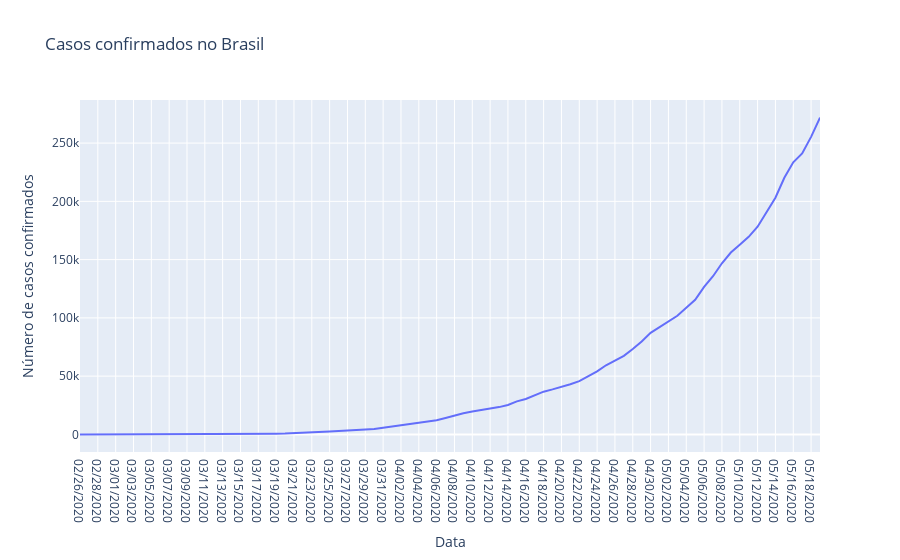

Notebook code for this chart:
### Code cell
px.line(brasil, 'observationdate', 'confirmed', 
        labels={'observationdate':'Data', 'confirmed':'Número de casos confirmados'},
       title='Casos confirmados no Brasil')

### Figure 1 — Plotly figure (JSON) as saved in the notebook; plotly's stock layout.template omitted (floating-point values rounded to 4 significant figures)
{"data": [{"hovertemplate": "Data=%{x}<br>Número de casos confirmados=%{y}<extra></extra>", "legendgroup": "", "line": {"color": "#636efa", "dash": "solid"}, "marker": {"symbol": "circle"}, "mode": "lines", "name": "", "orientation": "v", "showlegend": false, "type": "scatter", "x": ["02/26/2020", "02/27/2020", "02/28/2020", "02/29/2020", "03/01/2020", "03/02/2020", "03/03/2020", "03/04/2020", "03/05/2020", "03/06/2020", "03/07/2020", "03/08/2020", "03/09/2020", "03/10/2020", "03/11/2020", "03/12/2020", "03/13/2020", "03/14/2020", "03/15/2020", "03/16/2020", "03/17/2020", "03/18/2020", "03/19/2020", "03/20/2020", "03/21/2020", "03/22/2020", "03/23/2020", "03/24/2020", "03/25/2020", "03/26/2020", "03/27/2020", "03/28/2020", "03/29/2020", "03/30/2020", "03/31/2020", "04/01/2020", "04/02/2020", "04/03/2020", "04/04/2020", "04/05/2020", "04/06/2020", "04/07/2020", "04/08/2020", "04/09/2020", "04/10/2020", "04/11/2020", "04/12/2020", "04/13/2020", "04/14/2020", "04/15/2020", "04/16/2020", "04/17/2020", "04/18/2020", "04/19/2020", "04/20/2020", "04/21/2020", "04/22/2020", "04/23/2020", "04/24/2020", "04/25/2020", "04/26/2020", "04/27/2020", "04/28/2020", "04/29/2020", "04/30/2020", "05/01/2020", "05/02/2020", "05/03/2020", "05/04/2020", "05/05/2020", "05/06/2020", "05/07/2020", "05/08/2020", "05/09/2020", "05/10/2020", "05/11/2020", "05/12/2020", "05/13/2020", "05/14/2020", "05/15/2020", "05/16/2020", "05/17/2020", "05/18/2020", "05/19/2020"], "xaxis": "x", "y": [1, 1, 1, 2, 2, 2, 2, 4, 4, 13, 13, 20, 25, 31, 38, 52, 151, 151, 162, 200, 321, 372, 621, 793, 1021, 1546, 1924, 2247, 2554, 2985, 3417, 3904, 4256, 4579, 5717, 6836, 8044, 9056, 10360, 11130, 12161, 14034, 16170, 18092, 19638, 20727, 22192, 23430, 25262, 28320, 30425, 33682, 36658, 38654, 40743, 43079, 45757, 50036, 54043, 59324, 63100, 67446, 73235, 79685, 87187, 92202, 97100, 101826, 108620, 115455, 126611, 135773, 146894, 156061, 162699, 169594, 178214, 190137, 203165, 220291, 233511, 241080, 255368, 271885], "yaxis": "y"}], "layout": {"legend": {"tracegroupgap": 0}, "title": {"text": "Casos confirmados no Brasil"}, "xaxis": {"anchor": "y", "domain": [0, 1], "title": {"text": "Data"}}, "yaxis": {"anchor": "x", "domain": [0, 1], "title": {"text": "Número de casos confirmados"}}}}
